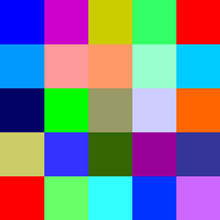
#> input picture testingDocumentsCV/img/Color-Test.jpg, 220 x 220 px
$ python opencvcolor-detect.py   (older library calls are emulated)
#> lines starting #> are read from the running program, lines starting #| are printed output that depends on the picture; after the words box and inside, x2 and y2 are one past the last pixel; in counts of white or black regions, pixels touching at a corner belong together
# import the necessary packages
import numpy as np
import cv2

# load the games image
image = cv2.imread("img/Color-Test.jpg")
#> image is the input picture: shape (220, 220, 3); mean B, G, R 140.8, 126.5, 124.5
image = cv2.resize(image, (500,500))
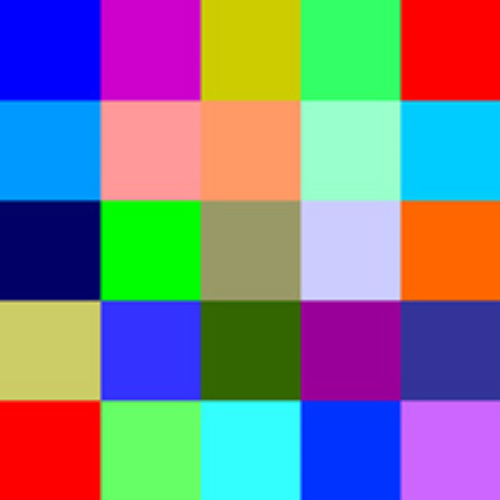
#> image: shape (500, 500, 3); mean B, G, R 140.8, 126.4, 124.5
# find the red color game in the image
upper = np.array([65, 65, 255])
lower = np.array([0, 0, 200])
mask = cv2.inRange(image, lower, upper)
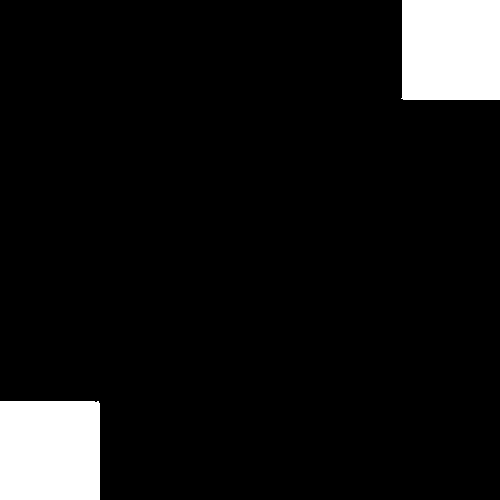
#> mask: shape (500, 500); 7.9% white; 2 white regions
image = cv2.resize(image, (500,500))

# find contours in the masked image and keep the largest one
(_, cnts, _) = cv2.findContours(mask.copy(), cv2.RETR_EXTERNAL,cv2.CHAIN_APPROX_SIMPLE)
#> cnts = 2 contours; box (x1, y1, x2, y2) and area: (0, 401, 100, 500) 9698, (401, 0, 500, 100) 9603
c = max(cnts, key=cv2.contourArea)
#> c = contour of 10 points, box (x1, y1, x2, y2) (0, 401, 100, 500), area 9698

# approximate the contour
peri = cv2.arcLength(c, True)
#> peri = 394.2
approx = cv2.approxPolyDP(c, 0.05 * peri, True)
#> approx = [[0, 401], [0, 499], [99, 499], [98, 401]]


# draw a green bounding box surrounding the red game
cv2.drawContours(image, [approx], -1, (0, 255, 0), 5)
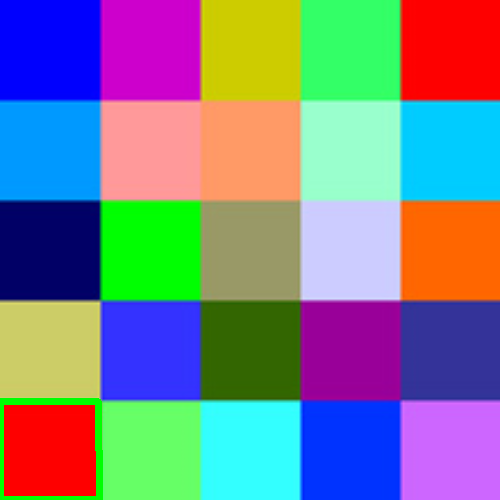
#> image: shape (500, 500, 3); 0.85% of pixels changed, all inside (x1, y1, x2, y2) = (0, 398, 103, 500)
cv2.imshow("Image", image)
cv2.waitKey(0)


'''

# import the necessary packages
import numpy as np
import cv2

# load the games image
image = cv2.imread("img/Color-Test.jpg")
image = cv2.resize(image, (500,500))
# find the red color game in the image
upper = np.array([65, 65, 255])
lower = np.array([0, 0, 200])
mask = cv2.inRange(image, lower, upper)
image = cv2.resize(image, (500,500))

# find contours in the masked image and keep the largest one
(_, cnts, _) = cv2.findContours(mask.copy(), cv2.RETR_EXTERNAL,
                                cv2.CHAIN_APPROX_SIMPLE)
c = max(cnts, key=cv2.contourArea)

# approximate the contour
peri = cv2.arcLength(c, True)
approx = cv2.approxPolyDP(c, 0.05 * peri, True)

# draw a green bounding box surrounding the red game
cv2.drawContours(image, [approx], -1, (0, 255, 0), 5)
cv2.imshow("Image", image)
cv2.waitKey(0)

'''

$ run again, with testingDocumentsCV/img/girl.jpg copied over testingDocumentsCV/img/Color-Test.jpg
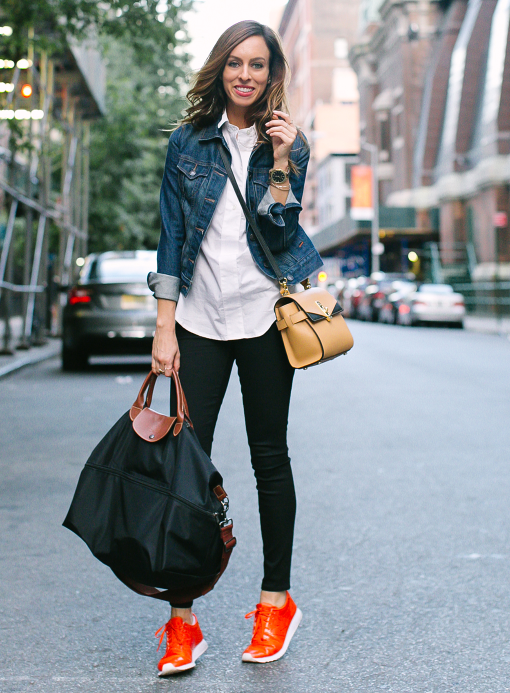
#> input picture testingDocumentsCV/img/girl.jpg, 1020 x 1386 px (shown at 1/2 size)
#> image is the input picture: shape (1386, 1020, 3); mean B, G, R 145.8, 142.2, 135.7
#> `mask = cv2.inRange(image, lower, upper)`:
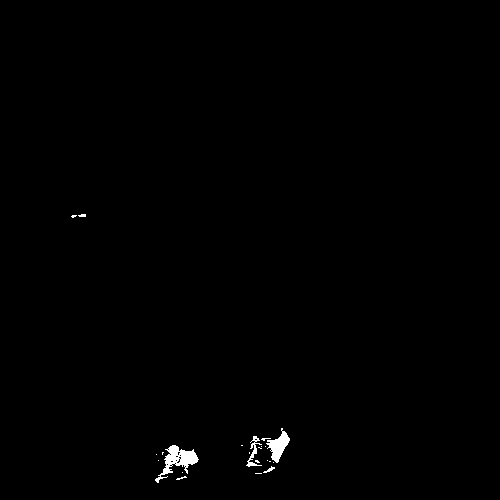
#> mask: shape (500, 500); 0.5% white; 22 white regions (17 under 20 px)
#> cnts = 22 contours, 19 with area under 20; largest, box (x1, y1, x2, y2) and area: (155, 445, 199, 483) 530, (266, 428, 290, 463) 324, (246, 436, 262, 467) 87
#> c = contour of 122 points, box (x1, y1, x2, y2) (155, 445, 199, 483), area 530
#> peri = 210
#> approx = [[193, 449], [165, 449], [155, 480], [172, 463], [187, 473]]
#> `cv2.drawContours(image, [approx], -1, (0, 255, 0), 5)`:
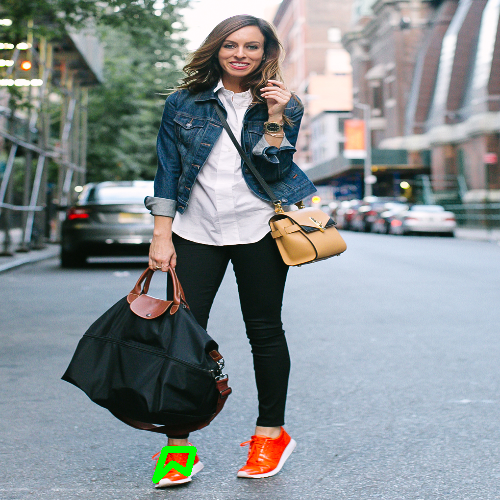
#> image: shape (500, 500, 3); mean B, G, R 145.5, 142.6, 134.9
